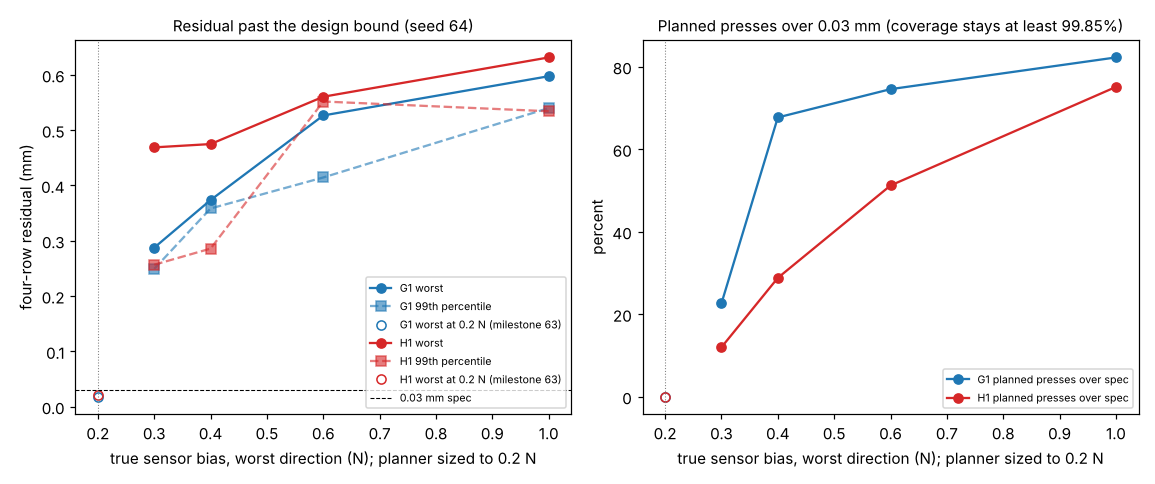

Source code (Python):
"""Figure for milestone 64: python experiments/m64_overbias/figure.py (reads results.json).

Left: worst and 99th-percentile four-row residual of planned presses against the true bias (the planner sized to
0.2 N). Right: the share of planned presses over the spec. Milestone 63's 0.2 N point (seed 63, a different held-out set) is
drawn as an open marker for reference."""
import json
import os

import matplotlib
matplotlib.use("Agg")
import matplotlib.pyplot as plt  # noqa: E402
import numpy as np  # noqa: E402

HERE = os.path.dirname(os.path.abspath(__file__))
D = json.load(open(os.path.join(HERE, "results.json")))
D63 = json.load(open(os.path.join(HERE, "..", "m63_worstbias", "results.json")))
AX = ("y", "z", "yd", "zd")
SPEC, B, BETAS = D["spec_mm"], D["B"], D["betas"]


def worst(r):
    if "out" not in r:
        return None
    o = r["out"]
    if o.get("y") is None:
        e = r.get("esc", {})
        o = e.get("u") if e.get("Mu") is not None else (e.get("s") if e.get("S") is not None else None)
    return None if not o or o.get("y") is None else max(o[a] for a in AX)


fig, (a1, a2) = plt.subplots(1, 2, figsize=(10.5, 4.4))
xb = [b * B for b in BETAS]
for n, col in (("g1", "C0"), ("h1", "C3")):
    mx, p99, over = [], [], []
    for b in BETAS:
        w = [worst(rec["cases"][f"b{b:g}{s}"]) for x in D["runs"] if x["robot"] == n for rec in x["rows"]
             for s in "+-"]
        w = [v for v in w if v is not None]
        mx.append(max(w))
        p99.append(float(np.percentile(w, 99)))
        over.append(100.0 * sum(v > SPEC + 1e-12 for v in w) / len(w))
    a1.plot(xb, mx, "o-", color=col, label=f"{n.upper()} worst")
    a1.plot(xb, p99, "s--", color=col, alpha=0.6, label=f"{n.upper()} 99th percentile")
    a2.plot(xb, over, "o-", color=col, label=f"{n.upper()} planned presses over spec")
    s63 = D63["S"][f"{n} adv"]
    a1.plot([B], [s63["wmax"]], "o", mfc="none", color=col, label=f"{n.upper()} worst at 0.2 N (milestone 63)")
    a2.plot([B], [100.0 * s63["over"] / max(s63["planned"], 1)], "o", mfc="none", color=col)
a1.axhline(SPEC, color="k", lw=0.7, ls="--", label=f"{SPEC:g} mm spec")
for a in (a1, a2):
    a.axvline(B, color="0.5", lw=0.7, ls=":")
    a.set_xlabel("true sensor bias, worst direction (N); planner sized to 0.2 N")
a1.set_ylabel("four-row residual (mm)")
a2.set_ylabel("percent")
a1.set_title(f"Residual past the design bound (seed {D['seed']})", fontsize=10)
a2.set_title("Planned presses over 0.03 mm (coverage stays at least 99.85%)", fontsize=10)
a1.legend(fontsize=7)
a2.legend(fontsize=7)
fig.tight_layout()
fig.savefig(os.path.join(HERE, "figure.png"), dpi=110)
print("wrote figure.png")
